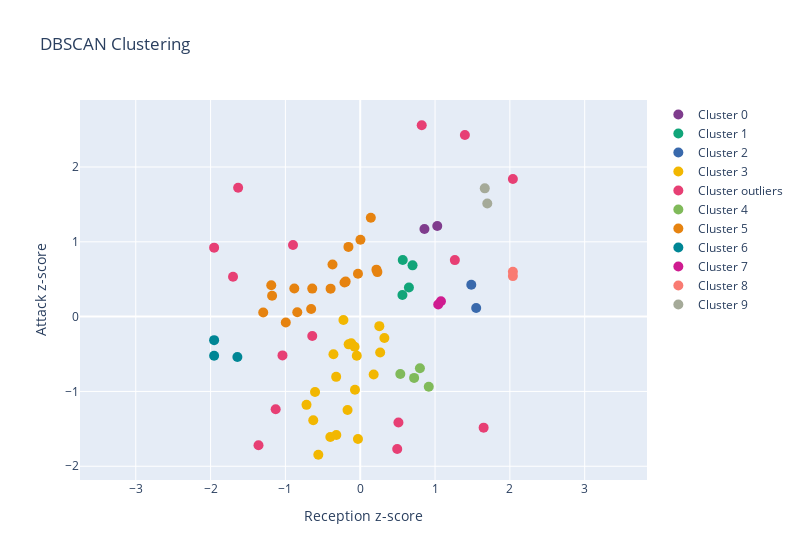

The cell this chart's notebook holds for it:
### Code cell
from sklearn.cluster import DBSCAN

epsilon = 0.35
samples = 2


db = DBSCAN(eps=epsilon, min_samples=samples)
db = db.fit(Xnew)
stats_cumulated["clusters_dbscan"] = db.labels_
# print(stats_cumulated.clusters_dbscan.value_counts())

labels = db.labels_

# Number of clusters in labels, ignoring noise if present.
n_clusters_ = len(set(labels)) - (1 if -1 in labels else 0)
n_noise_ = list(labels).count(-1)
print(f"Estimated number of clusters: {n_clusters_:.0f}")
print(f"Estimated number of noise points: {n_noise_:.0f}")

data = []
for i, clust in enumerate(stats_cumulated.clusters_dbscan.unique()):
    sel_df = stats_cumulated[stats_cumulated.clusters_dbscan == clust]

    clust_name = clust
    if clust == -1:
        clust_name = "outliers"

    data.append(
        go.Scatter(
            x=sel_df.zscore_pass_scaled,
            y=sel_df.zscore_atk_scaled,
            customdata=sel_df.clusters_dbscan,
            text=sel_df.player_name,
            hovertemplate="<b>%{text}</b><br>Cluster: %{customdata}<br>Reception: %{x:.4f}<br>Attack: %{y:.4f}<extra></extra>",
            mode="markers",
            name=f"Cluster {clust_name}",
            marker_size=10,
            marker_color=px.colors.qualitative.Bold[i],
        )
    )

fig = go.Figure(data=data)
fig.update_yaxes(
    title="Attack z-score",
    scaleanchor="x",
    scaleratio=1,
)
fig.update_xaxes(title="Reception z-score")
fig.update_layout(width=800, title="DBSCAN Clustering")
fig.show()

### Figure 1 — Plotly figure (JSON) as saved in the notebook; plotly's stock layout.template omitted (floating-point values rounded to 4 significant figures)
{"data": [{"customdata": [0, 0], "hovertemplate": "<b>%{text}</b><br>Cluster: %{customdata}<br>Reception: %{x:.4f}<br>Attack: %{y:.4f}<extra></extra>", "marker": {"color": "rgb(127, 60, 141)", "size": 10}, "mode": "markers", "name": "Cluster 0", "text": ["Alsmeier Lina", "Bosetti Caterina"], "type": "scatter", "x": [0.8583, 1.03], "y": [1.17, 1.211]}, {"customdata": [1, 1, 1, 1], "hovertemplate": "<b>%{text}</b><br>Cluster: %{customdata}<br>Reception: %{x:.4f}<br>Attack: %{y:.4f}<extra></extra>", "marker": {"color": "rgb(17, 165, 121)", "size": 10}, "mode": "markers", "name": "Cluster 1", "text": ["Baladin Hande", "Busa Bianka", "Pereira Natalia", "Voronkova Irina"], "type": "scatter", "x": [0.5683, 0.6992, 0.5639, 0.6508], "y": [0.756, 0.6852, 0.2895, 0.3884]}, {"customdata": [2, 2], "hovertemplate": "<b>%{text}</b><br>Cluster: %{customdata}<br>Reception: %{x:.4f}<br>Attack: %{y:.4f}<extra></extra>", "marker": {"color": "rgb(57, 105, 172)", "size": 10}, "mode": "markers", "name": "Cluster 2", "text": ["Bartsch-Hackley Michelle", "Robinson Kelsey"], "type": "scatter", "x": [1.55, 1.484], "y": [0.1145, 0.4254]}, {"customdata": [3, 3, 3, 3, 3, 3, 3, 3, 3, 3, 3, 3, 3, 3, 3, 3, 3, 3, 3, 3], "hovertemplate": "<b>%{text}</b><br>Cluster: %{customdata}<br>Reception: %{x:.4f}<br>Attack: %{y:.4f}<extra></extra>", "marker": {"color": "rgb(242, 183, 1)", "size": 10}, "mode": "markers", "name": "Cluster 3", "text": ["Blagojevic Jelena", "Chuewulim Sutadta", "Czyrnianska Martyna", "Duan Fang", "Poll Jana Franziska", "Guilliams Jodie", "Hill Kimberly", "Lazovic Katarina", "Lee Soyoung", "Liu Xiaotong", "Liu Yanhan", "Livingston Caroline", "Lozo Sara", "Mirosavljevic Jovana", "Pyo Seungju", "Sittirak Onuma", "Stigrot Lena", "Sylla Miryam", "Uzelac Aleksandra", "Van Gestel Celine"], "type": "scatter", "x": [-0.0701, -0.1696, -0.1543, -0.3215, 0.2553, -0.358, 0.3228, -0.04585, -0.1202, -0.3997, -0.3195, -0.6038, -0.7179, 0.1795, -0.5601, -0.6277, -0.2246, 0.2667, -0.07531, -0.03016], "y": [-0.9784, -1.248, -0.3707, -0.8053, -0.1275, -0.503, -0.2852, -0.524, -0.3564, -1.609, -1.583, -1.008, -1.18, -0.7737, -1.846, -1.385, -0.04598, -0.4798, -0.4027, -1.636]}, {"customdata": [-1, -1, -1, -1, -1, -1, -1, -1, -1, -1, -1, -1, -1, -1, -1], "hovertemplate": "<b>%{text}</b><br>Cluster: %{customdata}<br>Reception: %{x:.4f}<br>Attack: %{y:.4f}<extra></extra>", "marker": {"color": "rgb(231, 63, 116)", "size": 10}, "mode": "markers", "name": "Cluster outliers", "text": ["Brens Prisilla Rivera", "Bulaich Daniela", "D'Odorico Sofia", "Fedorovtseva Arina", "Braga Guimaraes Gabriela", "Ismailoglu Meliha", "Larson Jordan", "Li Yingying", "Lukasik Martyna", "Melli Giulia", "Mercy Moim", "Nizetich Yamila", "Park Jeongah", "Stysiak Magdalena", "Zhang Changning"], "type": "scatter", "x": [-1.953, -1.13, 0.4945, -1.632, 2.04, 1.649, 1.265, 0.8219, -1.039, -1.7, -0.6407, 0.5107, -1.359, -0.8985, 1.399], "y": [0.9216, -1.237, -1.77, 1.722, 1.838, -1.484, 0.755, 2.558, -0.5185, 0.5327, -0.2601, -1.416, -1.719, 0.9573, 2.427]}, {"customdata": [4, 4, 4, 4], "hovertemplate": "<b>%{text}</b><br>Cluster: %{customdata}<br>Reception: %{x:.4f}<br>Attack: %{y:.4f}<extra></extra>", "marker": {"color": "rgb(128, 186, 90)", "size": 10}, "mode": "markers", "name": "Cluster 4", "text": ["Buijs Anne", "Ercan Seyma", "Ishii Yuki", "Jasper Marrit"], "type": "scatter", "x": [0.7977, 0.5356, 0.916, 0.7203], "y": [-0.6896, -0.7672, -0.9369, -0.819]}, {"customdata": [5, 5, 5, 5, 5, 5, 5, 5, 5, 5, 5, 5, 5, 5, 5, 5, 5, 5], "hovertemplate": "<b>%{text}</b><br>Cluster: %{customdata}<br>Reception: %{x:.4f}<br>Attack: %{y:.4f}<extra></extra>", "marker": {"color": "rgb(230, 131, 16)", "size": 10}, "mode": "markers", "name": "Cluster 5", "text": ["Daalderop Nika", "Gorecka Zuzanna", "Guerra Anastasia", "Hayashi Kotona", "Herbots Britt", "Kosheleva Tatyana", "Leonida Kasaya", "Martinez Brayelin Elizabeth", "Omoruyi Oghosasere Loveth", "Orthmann Hanna", "Peña Isabel Yonkaira Paola", "Pietrini Elena", "Plummer Kathryn", "Senoglu Tugba", "Smirnova  Kseniia", "Van Ryk Kiera", "Wilhite Parson Sarah", "Zhu Ting"], "type": "scatter", "x": [0.2296, -0.02998, -1.297, -0.2101, 0.1416, -0.6558, -0.9949, -1.178, -0.8412, -0.396, 0.002932, -0.3704, -0.6411, -0.1944, -1.189, -0.8809, 0.2166, -0.1577], "y": [0.5949, 0.5725, 0.05501, 0.4566, 1.322, 0.1013, -0.07802, 0.2783, 0.05923, 0.374, 1.027, 0.6958, 0.3741, 0.4677, 0.4196, 0.3761, 0.6275, 0.9318]}, {"customdata": [6, 6, 6], "hovertemplate": "<b>%{text}</b><br>Cluster: %{customdata}<br>Reception: %{x:.4f}<br>Attack: %{y:.4f}<extra></extra>", "marker": {"color": "rgb(0, 134, 149)", "size": 10}, "mode": "markers", "name": "Cluster 6", "text": ["De La Cruz De Peña Bethania", "Howe Hilary", "Mitrovic Andrea"], "type": "scatter", "x": [-1.642, -1.953, -1.953], "y": [-0.5405, -0.5241, -0.3144]}, {"customdata": [7, 7], "hovertemplate": "<b>%{text}</b><br>Cluster: %{customdata}<br>Reception: %{x:.4f}<br>Attack: %{y:.4f}<extra></extra>", "marker": {"color": "rgb(207, 28, 144)", "size": 10}, "mode": "markers", "name": "Cluster 7", "text": ["Geerties Jennifer", "Milenkovic Bojana"], "type": "scatter", "x": [1.079, 1.042], "y": [0.2064, 0.1611]}, {"customdata": [8, 8], "hovertemplate": "<b>%{text}</b><br>Cluster: %{customdata}<br>Reception: %{x:.4f}<br>Attack: %{y:.4f}<extra></extra>", "marker": {"color": "rgb(249, 123, 114)", "size": 10}, "mode": "markers", "name": "Cluster 8", "text": ["Ishikawa Mayu", "Koga Sarina"], "type": "scatter", "x": [2.04, 2.04], "y": [0.6, 0.5416]}, {"customdata": [9, 9], "hovertemplate": "<b>%{text}</b><br>Cluster: %{customdata}<br>Reception: %{x:.4f}<br>Attack: %{y:.4f}<extra></extra>", "marker": {"color": "rgb(165, 170, 153)", "size": 10}, "mode": "markers", "name": "Cluster 9", "text": ["Kim Yeon Koung", "Rodrigues Fernanda"], "type": "scatter", "x": [1.665, 1.698], "y": [1.714, 1.512]}], "layout": {"title": {"text": "DBSCAN Clustering"}, "width": 800, "xaxis": {"title": {"text": "Reception z-score"}}, "yaxis": {"scaleanchor": "x", "scaleratio": 1, "title": {"text": "Attack z-score"}}}}
